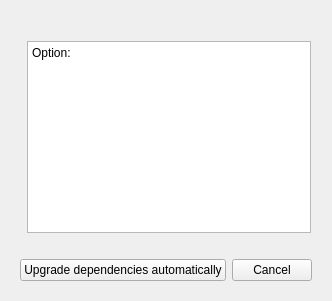
<?xml version="1.0" encoding="UTF-8"?>
<ui version="4.0">
 <class>DependenciesUpgradeDialog</class>
 <widget class="QWidget" name="ReportDialog">
  <layout class="QGridLayout" name="gridLayout_2">
   <item row="0" column="0">
    <layout class="QVBoxLayout" name="verticalLayout">
     <item>
      <layout class="QFormLayout" name="search_form">
        <property name="leftMargin">
         <number>10</number>
        </property>
        <property name="topMargin">
         <number>10</number>
        </property>
        <property name="rightMargin">
         <number>10</number>
        </property>
        <property name="bottomMargin">
         <number>10</number>
        </property>

        <item row="0" column="1">
        <layout class="QVBoxLayout" name="verticalLayout">
            
            <item row="2" >
              <layout class="QVBoxLayout" name="verticalLayout">

                <item>
                  <widget class="QLabel" name="report_label">
                    <property name="text">
                    <string> </string>
                    </property>
                  </widget>
                </item>
                <item>
                  <widget class="QTextEdit" name="report_widget">
                    <property name="text">
                    <string>Option: </string>
                    </property>
                  </widget>
                </item>

              </layout>
            </item>

        </layout>
        </item>

      </layout>
     </item>

    </layout>
   </item>

   
      
    <item row="1" column="0">
      <spacer name="horizontalSpacer">
        <property name="orientation">
        <enum>Qt::Horizontal</enum>
        </property>
        <property name="sizeType">
        <enum>QSizePolicy::Expanding</enum>
        </property>
      </spacer>
    </item>

    <item row="2" column="0">
      <widget class="QWidget">
      
        <layout class="QHBoxLayout" name="horizontalLayout">
        <item>
          <widget class="QPushButton" name="btn_upgrade">
          <property name="text">
            <string>Upgrade dependencies automatically</string>
          </property>
          </widget>
        </item>
        <item>
          <widget class="QPushButton" name="btn_cancel">
          <property name="text">
            <string>Cancel</string>
          </property>
          </widget>
        </item>
        </layout>

      </widget>
    </item>


   </layout>
  </widget>

 
 <resources/>
 <connections/>
</ui>
